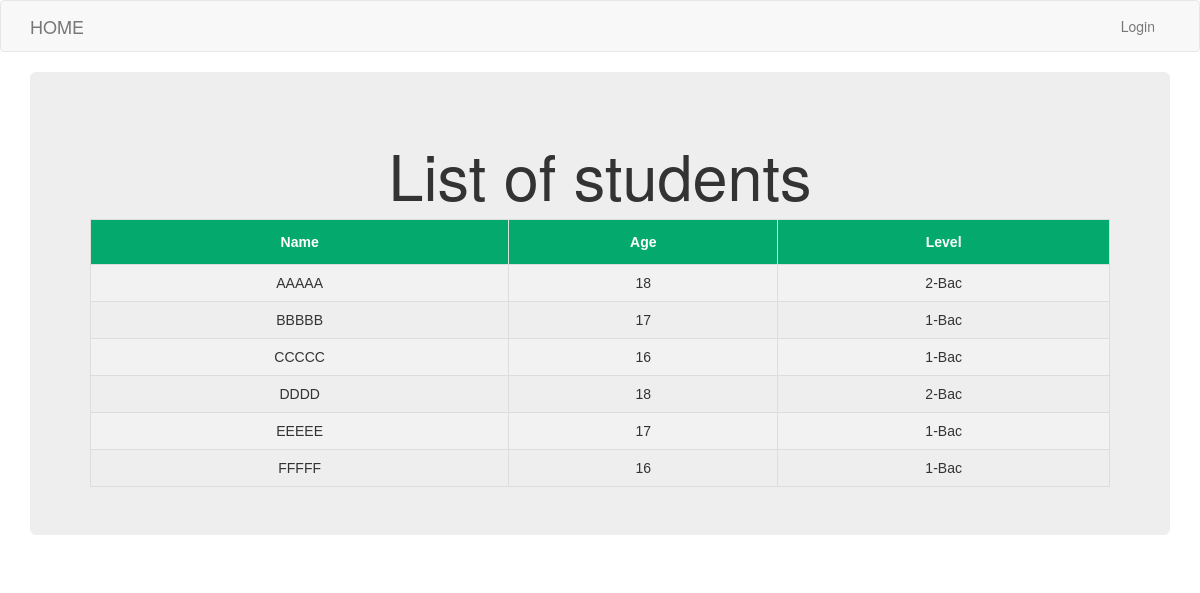
Before: /view with the older database file.
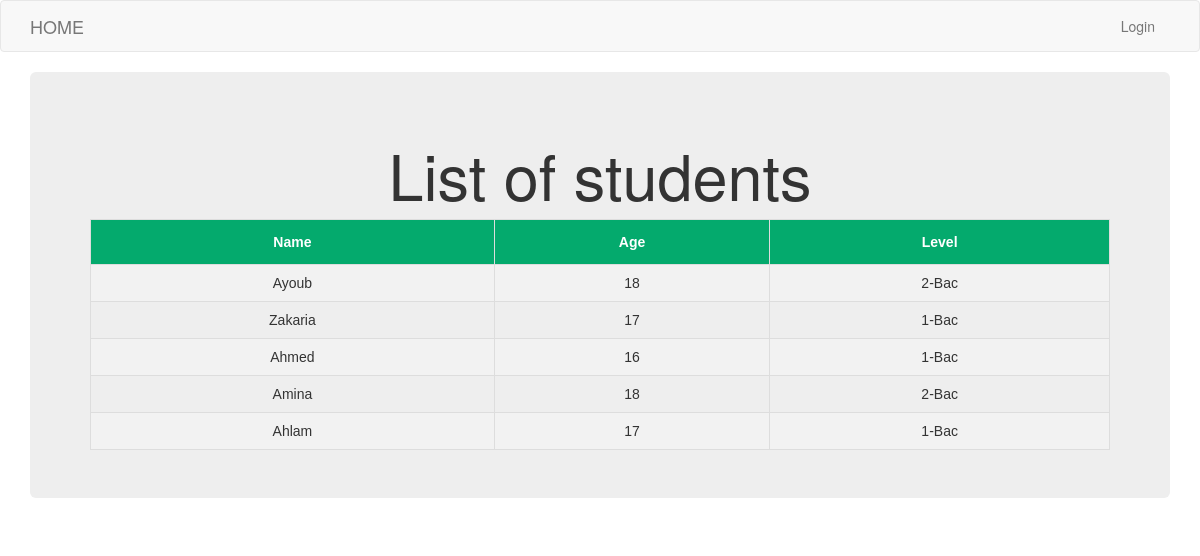
After: the same page with the newer database file.
### models.py (models this page shows)
class STUDENT(db.Model):
    __tablename__ = 'STUDENT'
    __table_args__ = {'extend_existing': True}
    ID = Column(Integer, primary_key=True, autoincrement=True)
    name = Column(Unicode(50))
    age = Column(Unicode(50))
    level = Column(Unicode(50))

### app.py (the view)
@app.route('/view')
def view():
    result = TestApplication.get_students()
    return render_template('view.html',data=result)

### controllers.py (called while the page is built)
    @classmethod
    def get_students(cls):
        a = STUDENT.query.all()
        liste = []
        for i in a:
            liste.append({'name':i.name,'age':int(i.age),'level':i.level})
        return liste

### templates/view.html (shortened to what this page needs)
{% extends 'layout.html' %}
{% block body %}
  <div class="jumbotron text-center">
      <h1>List of students</h1>
      <table id="customers">
        <tr>
          <th style="text-align:center">Name</th>
          <th style="text-align:center">Age</th>
          <th style="text-align:center">Level</th>
        </tr>
        {% for d in data %}
        <tr>
            <td>{{ d.name}}</td>
            <td>{{ d.age}}</td>
            <td>{{ d.level}}</td>
          </tr>
        {% endfor %}
      </table>
  </div>
{% endblock %}

### templates/layout.html (shortened to what this page needs)
<!DOCTYPE html>
<html>
  <head>
    <link rel="stylesheet" href="https://maxcdn.bootstrapcdn.com/bootstrap/3.3.7/css/bootstrap.min.css">
  </head>
  <body>
    {% include 'includes/_navbar.html' %}
    <div class="container">
      {% block body %}{% endblock %}
    </div>
  </body>
</html>

### templates/includes/_navbar.html (shortened to what this page needs)
<nav class="navbar navbar-default">
      <div class="container">
        <div class="navbar-header">
          <a class="navbar-brand" href="/home">HOME</a>
        </div>
        <div id="navbar" class="collapse navbar-collapse">
          <ul class="nav navbar-nav navbar-right">
            {% if session.logged_in %}
              <li><a href="/logout">Logout</a></li>
            {% else %}
              <li><a href="/login">Login</a></li>
            {% endif %}
          </ul>
        </div>
      </div>
    </nav>

### templates/view.html (style rules this page uses)
#customers { font-family: Arial, Helvetica, sans-serif; border-collapse: collapse; width: 100%; }
#customers td, #customers th { border: 1px solid #ddd; padding: 8px; }
#customers tr:nth-child(even) { background-color: #f2f2f2; }
#customers th { padding-top: 12px; padding-bottom: 12px; text-align: left; background-color: #04AA6D; color: white; }

Changed rows visible on the page:
removed STUDENT: name "FFFFF", age "16", level "1-Bac"
changed STUDENT: name "AAAAA" → "Ayoub"
changed STUDENT: name "BBBBB" → "Zakaria"
changed STUDENT: name "CCCCC" → "Ahmed"
changed STUDENT: name "DDDD" → "Amina"
changed STUDENT: name "EEEEE" → "Ahlam"
